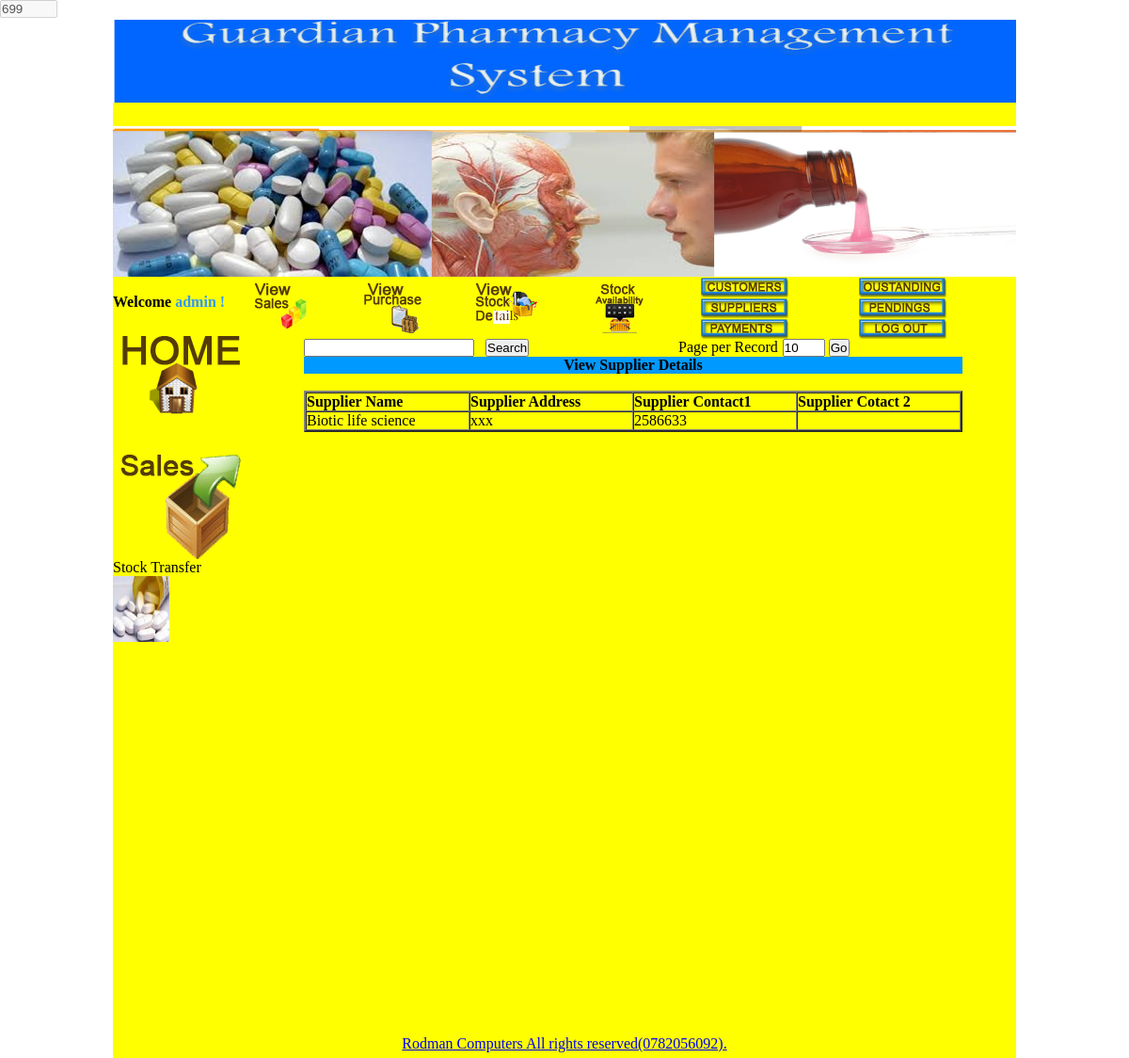
Before: /user/view_supplier_details.php (signed in) with the older database file.
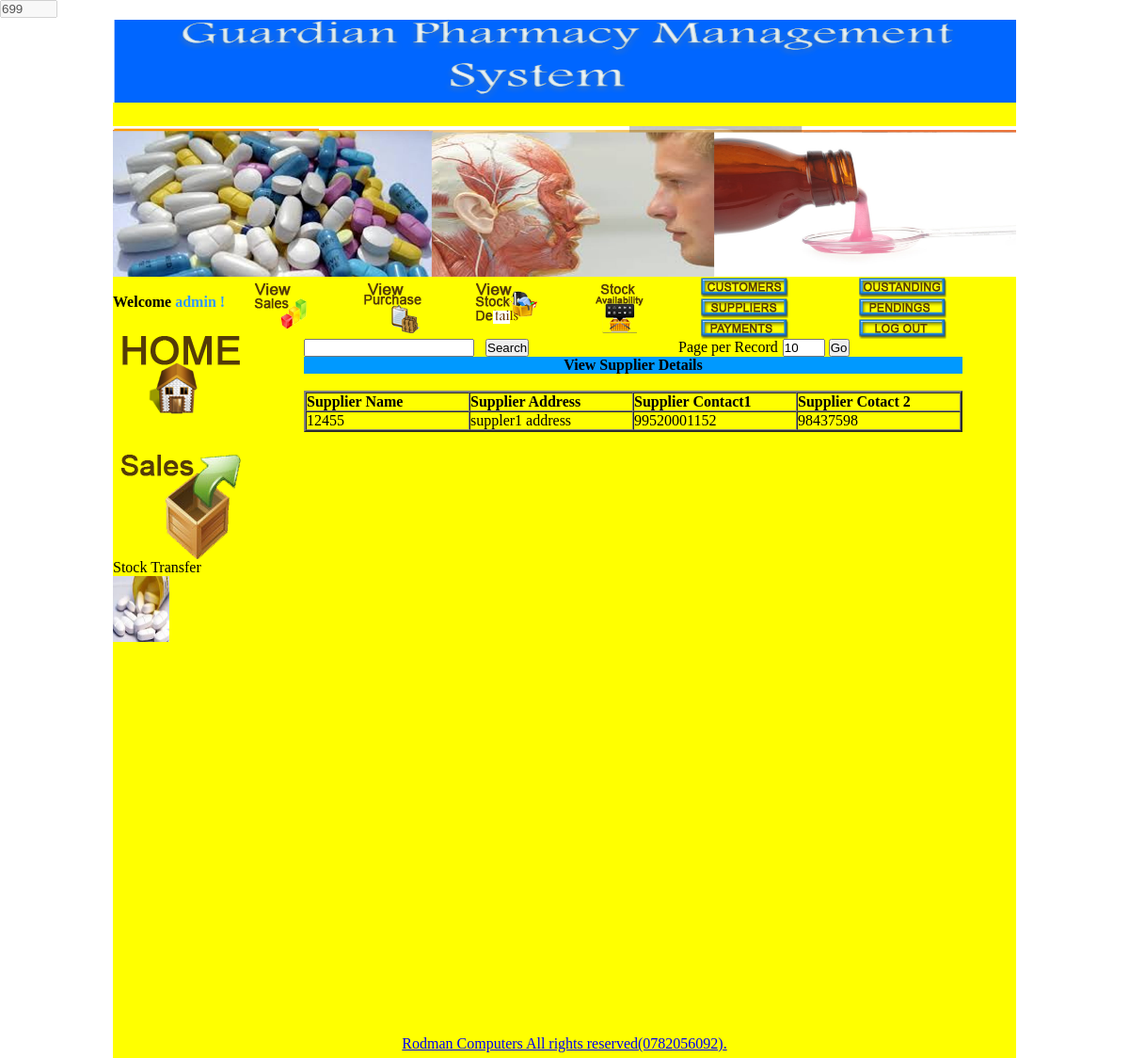
After: the same page with the newer database file.
### tables this page shows
CREATE TABLE `supplier_details` (
  `id` int(10) unsigned NOT NULL auto_increment,
  `supplier_name` varchar(200) NOT NULL,
  `supplier_address` varchar(500) NOT NULL,
  `supplier_contact1` varchar(100) NOT NULL,
  `supplier_contact2` varchar(100) NOT NULL,
  `balance` int(11) NOT NULL,
  PRIMARY KEY  (`id`)
);

### user/view_supplier_details.php (the view, shortened to what the changed rows need)
<?php
if(!isset($_SESSION['username']) || $_SESSION['usertype'] !='admin'){
header("location:index.php?msg=Please%20login%20to%20access%20admin%20area%20!");
}
else
{
?><!DOCTYPE HTML PUBLIC "-//W3C//DTD HTML 4.01 Transitional//EN"
"http://www.w3.org/TR/html4/loose.dtd">
<html>
<head>
<link rel="stylesheet" href="css/validationEngine.jquery.css" type="text/css" media="screen" title="no title" charset="utf-8" />
		<link rel="stylesheet" href="css/template.css" type="text/css" media="screen" title="no title" charset="utf-8" />
</head>
<body onload="setTimeout('startCountDown()',2000);" onmousemove="resetTimer();">
<table width="100%"  border="0" cellspacing="0" cellpadding="0">
  <tr>
    <td align="center" valign="top"><table width="960" border="0" cellspacing="0" cellpadding="0">
      <tr>
        <td><table width="960" border="0" cellpadding="0" cellspacing="0" bgcolor="yellow">
          <tr>
            <td height="800" align="left" valign="top"><table width="960" border="0" cellpadding="0" cellspacing="0" bgcolor="yellow">
              <tr>
				 <td height="500" align="center" valign="top">
				<?php
	$limit = 10;
	$page = $_GET['page'];
	if($page)
		$start = ($page - 1) * $limit;
	else
		$start = 0;
	$sql = "SELECT * FROM supplier_details LIMIT $start, $limit ";
	$result = mysql_query($sql);
?>
	<form name="deletefiles" action="deleteselected.php" method="post">
      <table width="700" border="0" cellspacing="0" cellpadding="0">
      <tr>
        <td align="center"><table width="100%"  border="2" cellspacing="0" cellpadding="0">
		  <?php
								while($row = mysql_fetch_array($result))
		{
										 ?>
  											<tr>
       	<td width="100"><?php echo $row['supplier_name']; ?></td>
        <td width="100"><?php echo $row['supplier_address']; ?></td>
        <td width="100"><?php echo $row['supplier_contact1']; ?></td>
        <td width="100"><?php echo $row['supplier_contact2']; ?></td>
							</tr>
                                             <?php
									  }
?>
        </table></td>
      </tr>
    </table>
	</form>
	</td>
  </tr>
</table>
</td>
              </tr>
            </table>
		</td>
          </tr>
        </table></td>
      </tr>
    </table></td>
</body>
</html>
<?php
}
?>

Changed rows visible on the page:
removed supplier_details: supplier_name "Biotic life science", supplier_address "xxx", supplier_contact1 "2586633"
added supplier_details: supplier_name "12455", supplier_address "suppler1 address", supplier_contact1 "99520001152", supplier_contact2 "98437598"
